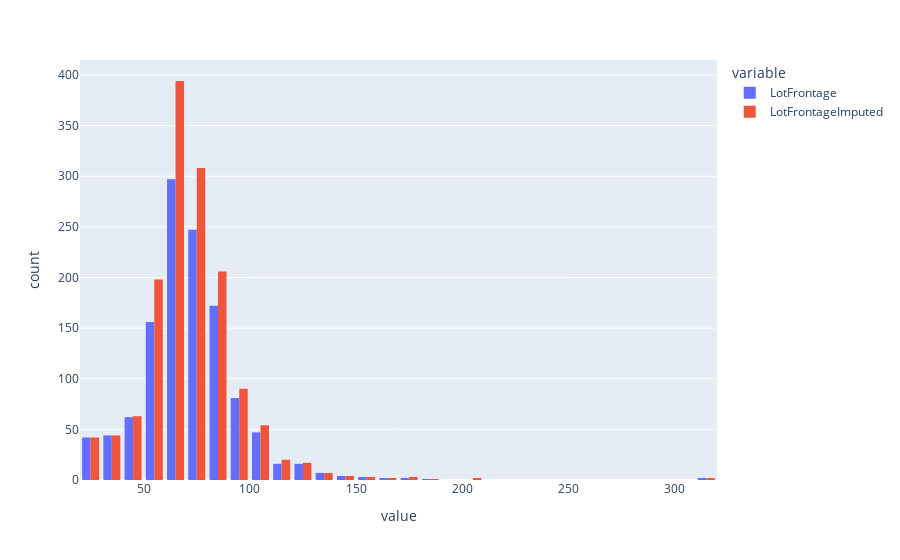

The cell this chart's notebook holds for it:
### Code cell
lf_imputed = RF_imputed.loc[:, ['LotFrontage']]
lf_imputed.columns = ['LotFrontageImputed']

lf = pd.concat((df.loc[:, ['LotFrontage']], lf_imputed))
px.histogram(lf, barmode='group', nbins=50)

### Figure 1 — Plotly figure (JSON) as saved in the notebook; plotly's stock layout.template omitted (floating-point values rounded to 4 significant figures; data arrays with more than 128 entries replaced by an {"elided": "..."} marker saying what was removed)
{"data": [{"alignmentgroup": "True", "bingroup": "x", "hovertemplate": "variable=LotFrontage<br>value=%{x}<br>count=%{y}<extra></extra>", "legendgroup": "LotFrontage", "marker": {"color": "#636efa", "pattern": {"shape": ""}}, "name": "LotFrontage", "nbinsx": 50, "offsetgroup": "LotFrontage", "orientation": "v", "showlegend": true, "type": "histogram", "x": {"elided": "2920 int values"}, "xaxis": "x", "yaxis": "y"}, {"alignmentgroup": "True", "bingroup": "x", "hovertemplate": "variable=LotFrontageImputed<br>value=%{x}<br>count=%{y}<extra></extra>", "legendgroup": "LotFrontageImputed", "marker": {"color": "#EF553B", "pattern": {"shape": ""}}, "name": "LotFrontageImputed", "nbinsx": 50, "offsetgroup": "LotFrontageImputed", "orientation": "v", "showlegend": true, "type": "histogram", "x": {"elided": "2920 float values"}, "xaxis": "x", "yaxis": "y"}], "layout": {"barmode": "group", "legend": {"title": {"text": "variable"}, "tracegroupgap": 0}, "margin": {"t": 60}, "xaxis": {"anchor": "y", "domain": [0, 1], "title": {"text": "value"}}, "yaxis": {"anchor": "x", "domain": [0, 1], "title": {"text": "count"}}}}
